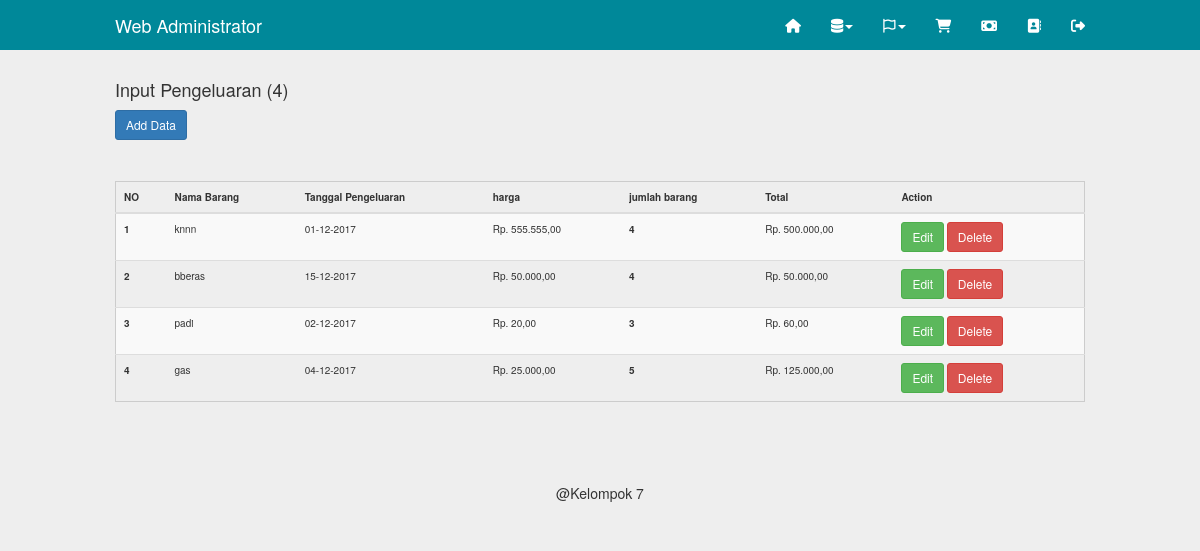
Before: /admin/input_pengeluaran.php (signed in) with the older database file.
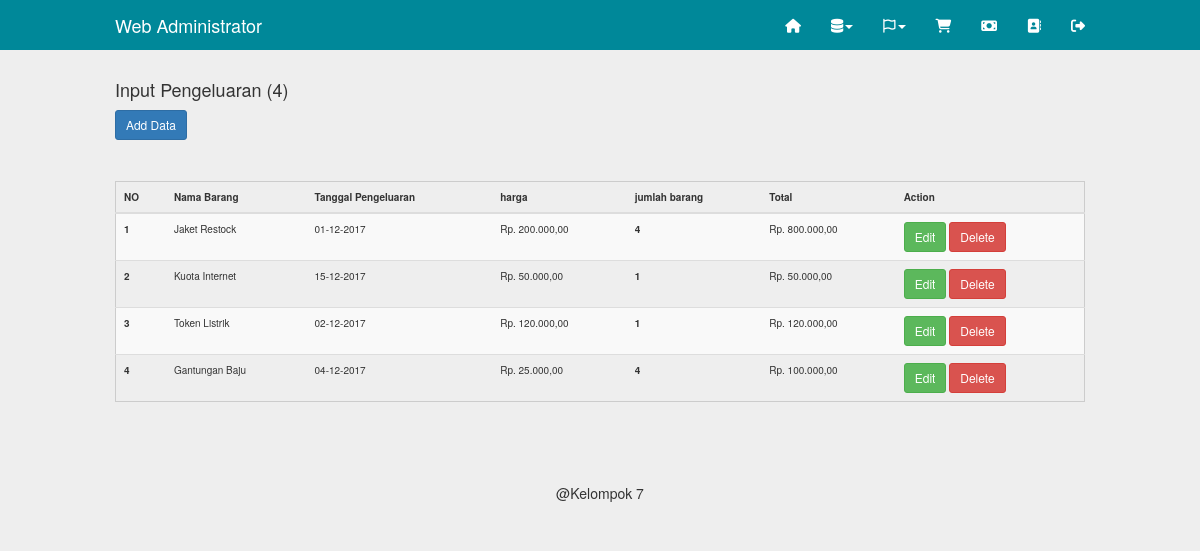
After: the same page with the newer database file.
### tables this page shows
CREATE TABLE `laporan` (
  `id_pengeluaran` int(11) NOT NULL,
  `nama_barang` varchar(100) NOT NULL,
  `Tanggal_pengeluaran` date NOT NULL,
  `harga` varchar(10) NOT NULL,
  `jumlah` int(11) NOT NULL,
  `total` int(11) NOT NULL
);

### inc/config.php (called while the page is built, shortened)
<?php
	$no = 1;
?>

### admin/input_pengeluaran.php (the view, shortened to what this page needs)
<?php
	include"../inc/config.php";
	include"inc/header.php";
?>
	<div class="container">
		<?php
			$q = mysqli_query($db,"select*from laporan");
			$j = mysqli_num_rows($q);
		?>
		<h4>Input Pengeluaran (<?php echo ($j>0)?$j:0; ?>)</h4>
		<a class="btn btn-sm btn-primary" href="input_pengeluaran.php?act=create">Add Data</a>
		<hr>
		<table class="table table-striped table-hove">
			<thead>
				<tr>
					<th>NO</th>
					<th>Nama Barang</th>
					<th>Tanggal Pengeluaran</th>
					<th>harga</th>
					<th>jumlah barang</th>
					<th>Total</th>
					<th>Action</th>
				</tr>
			</thead>
			<tbody>
		<?php while($data=mysqli_fetch_object($q)){
			$tgl=explode("-",$data->Tanggal_pengeluaran);
			$tgl1=$tgl['2'].'-'. $tgl['1'].'-'. $tgl['0'];
			?>
				<tr>
					<th scope="row"><?php echo $no++; ?></th>
					<td><?php echo $data->nama_barang  ?></td>
					<td><?php echo $tgl1 ?></td>
				  <td><?php echo "Rp. " .number_format($data->harga, 2, ",", "."); ?></td>
					<th><?php echo $data->jumlah ?></th>
					<td><?php echo "Rp. " .number_format($data->total, 2, ",", "."); ?></td>
					<td>
						<a class="btn btn-sm btn-success" href="input_pengeluaran.php?act=edit&&id=<?php echo $data->id_pengeluaran ?>">Edit</a>
						<a class="btn btn-sm btn-danger" href="input_pengeluaran.php?act=delete&&id=<?php echo $data->id_pengeluaran ?>">Delete</a>
					</td>
				</tr>
		<?php } ?>
			</tbody>
		</table>
    </div>
<?php include"inc/footer.php"; ?>

Changed rows visible on the page:
changed laporan: nama_barang "knnn" → "Jaket Restock"; harga "555.555,00" → "200.000,00"; total "500.000,00" → "800.000,00"
changed laporan: nama_barang "bberas" → "Kuota Internet"; jumlah "4" → "1"
changed laporan: nama_barang "padi" → "Token Listrik"; harga "20,00" → "120.000,00"; jumlah "3" → "1"; total "60,00" → "120.000,00"
changed laporan: nama_barang "gas" → "Gantungan Baju"; jumlah "5" → "4"; total "125.000,00" → "100.000,00"
